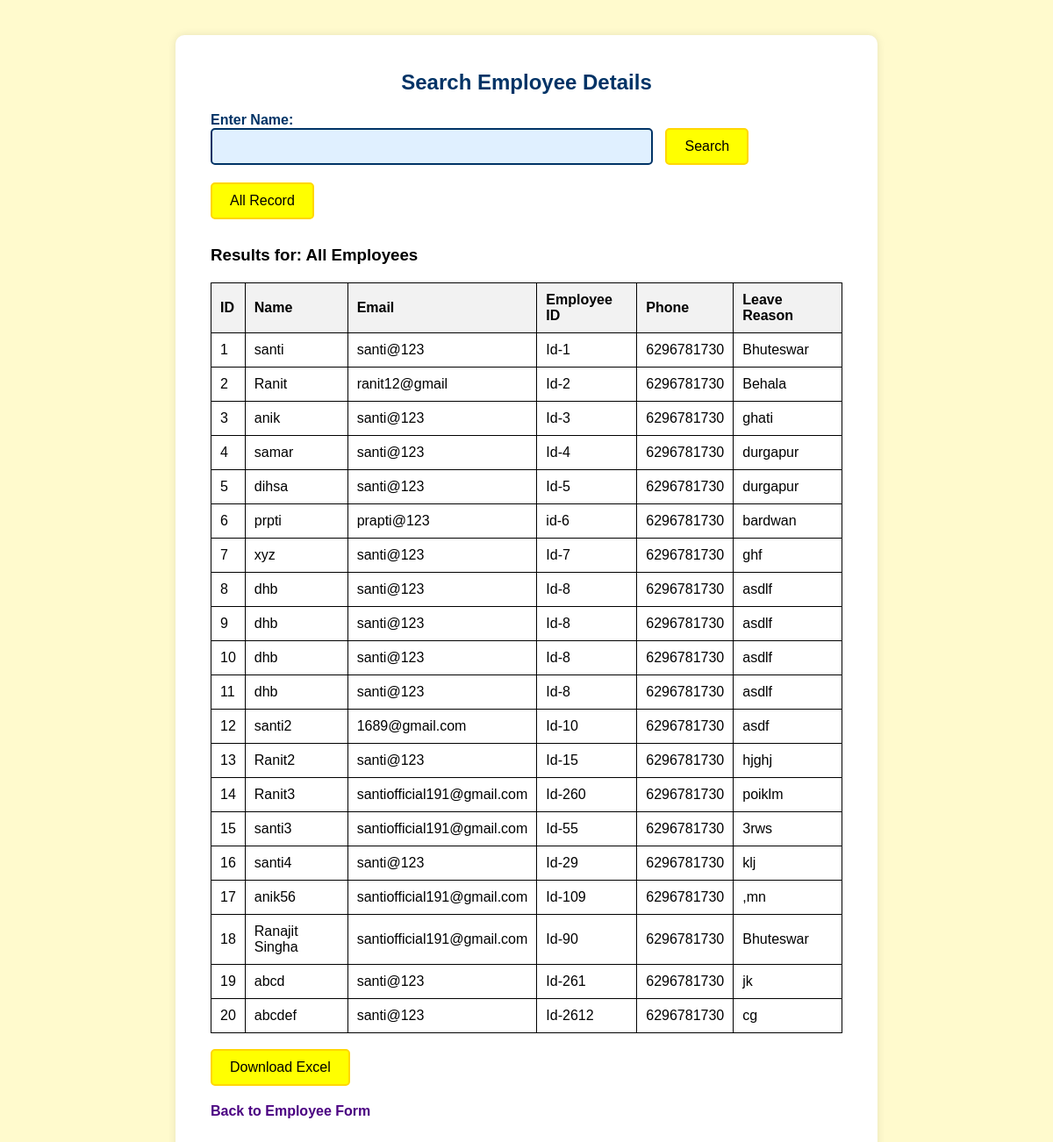
/all_employees, run on an earlier commit of the app's database.
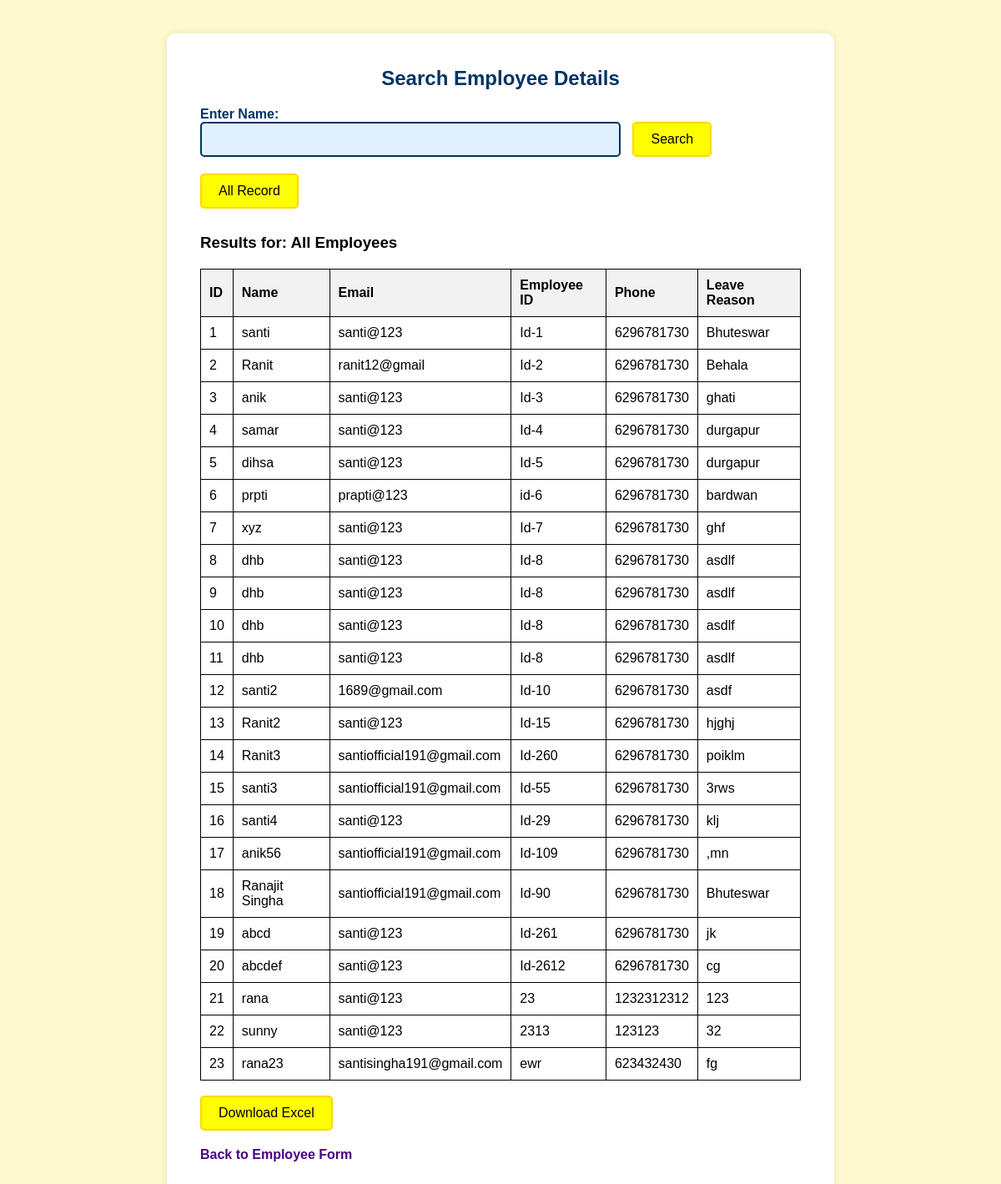
And on a later commit of the database.
### tables this page shows
CREATE TABLE employees (
            id INTEGER PRIMARY KEY AUTOINCREMENT,
            name TEXT NOT NULL,
            email TEXT NOT NULL,
            employee_id TEXT NOT NULL,
            phone TEXT NOT NULL,
            address TEXT NOT NULL
        );

### app.py (the view)
@app.route('/all_employees', methods=['GET'])
def all_employees():
    conn = sqlite3.connect('employee.db')
    cursor = conn.cursor()
    cursor.execute("SELECT * FROM employees")
    employees = cursor.fetchall()
    conn.close()
    return render_template('show_employee.html', employees=employees, names='All Employees', searched=True)

### templates/show_employee.html (shortened to what this page needs)
<!DOCTYPE html>
<html lang="en">
<head>
</head>
<body>
  <div class="container">
    <h2>Search Employee Details</h2>
    <div class="search-box">
      <form action="/get_employee" method="POST">
        <label for="name">Enter Name:</label><br>
        <input type="text" id="name" name="name" required>
        <input type="submit" value="Search">
      </form>
      <form action="/all_employees" method="GET" style="margin-top: 20px;">
        <button type="submit">All Record</button>
      </form>
    </div>
    {% if searched %}
  {% if employees %}
    <h3>Results for: {{ names }}</h3>
    <table>
      <tr>
        <th>ID</th>
        <th>Name</th>
        <th>Email</th>
        <th>Employee ID</th>
        <th>Phone</th>
        <th>Leave Reason</th>
      </tr>
      {% for employee in employees %}
      <tr>
        <td>{{ employee[0] }}</td>
        <td>{{ employee[1] }}</td>
        <td>{{ employee[2] }}</td>
        <td>{{ employee[3] }}</td>
        <td>{{ employee[4] }}</td>
        <td>{{ employee[5] }}</td>
      </tr>
      {% endfor %}
    </table>
        <br>
        <button onclick="downloadExcel('{{ names }}')">Download Excel</button>
      {% else %}
        <p><strong>No employee found with the name "{{ name }}".</strong></p>
      {% endif %}
    {% endif %}
    <br>
    <a href="/">Back to Employee Form</a>
  </div>
</body>
</html>

### templates/show_employee.html (style rules this page uses)
* { box-sizing: border-box; }
body { font-family: Arial, sans-serif; background-color: #fffacd; margin: 0; padding: 0; display: flex; justify-content: center; align-items: flex-start; min-height: 100vh; padding-top: 40px; }
.container { background-color: #ffffff; padding: 40px; border-radius: 10px; width: 90%; max-width: 800px; box-shadow: 0 0 10px rgba(0, 0, 0, 0.1); }
h2 { text-align: center; color: #003366; margin-top: 0; }
.search-box { margin-bottom: 30px; }
label { font-weight: bold; color: #003366; }
input[type="text"] { padding: 10px; width: 60%; border-radius: 5px; border: 2px solid #003366; background-color: #e0f0ff; font-size: 16px; }
input[type="submit"], button { background-color: yellow; border: 2px solid #FFD700; color: black; padding: 10px 20px; font-size: 16px; border-radius: 5px; cursor: pointer; margin-left: 0px; transition: background-color 0.3s; }
table { border-collapse: collapse; width: 100%; margin-top: 20px; }
th, td { border: 1px solid black; padding: 10px; text-align: left; }
th { background-color: #f2f2f2; }
a { display: inline-block; margin-top: 20px; color: #4b0082; font-weight: bold; text-decoration: none; }
label { margin-right: 10px; }
input[type="text"] { width: 70%; margin-right: 10px; }
.search-box form { display: flex-column; justify-content: center; align-items: center; }

What changed in the data, as far as the page shows it:
added employees: id "21", name "rana", email "santi@123", employee "23", phone "1232312312", address "123"
added employees: id "22", name "sunny", email "santi@123", employee "2313", phone "123123", address "32"
added employees: id "23", name "rana23", email "santisingha191@gmail.com", employee "ewr", phone "623432430", address "fg"
